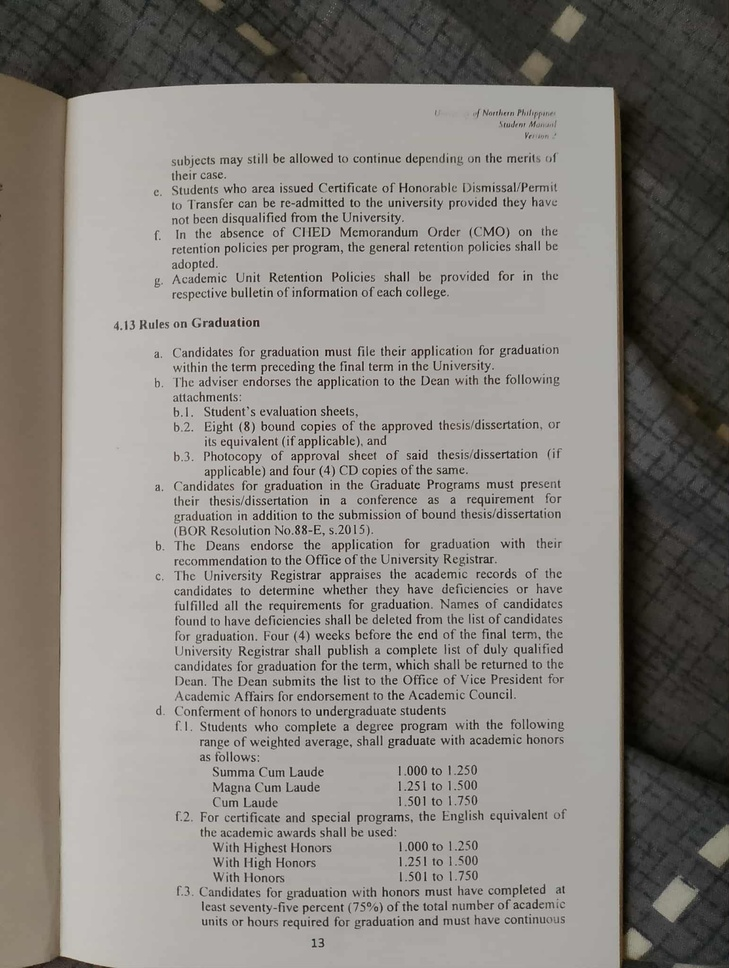
#> input picture data/page_01.jpg, 729 x 968 px, shrunk from 1542 x 2047 before the run, found by its file name
$ jupyter execute remove_footnote.ipynb
#> lines starting #> are read from the running program, lines starting #| are printed output that depends on the picture; after the words box and inside, x2 and y2 are one past the last pixel; in counts of white or black regions, pixels touching at a corner belong together
[cell 1]
import pytesseract
import cv2

image = cv2.imread("data/page_01.JPG")
#> image is the input picture: shape (968, 729, 3); mean B, G, R 127.9, 132.6, 136.8
im_h, im_w, im_d = image.shape
#> im_h = 968; im_w = 729; im_d = 3
base_image = image.copy()

gray = cv2.cvtColor(image, cv2.COLOR_BGR2GRAY)
blur = cv2.GaussianBlur(gray, (7,7), 0)
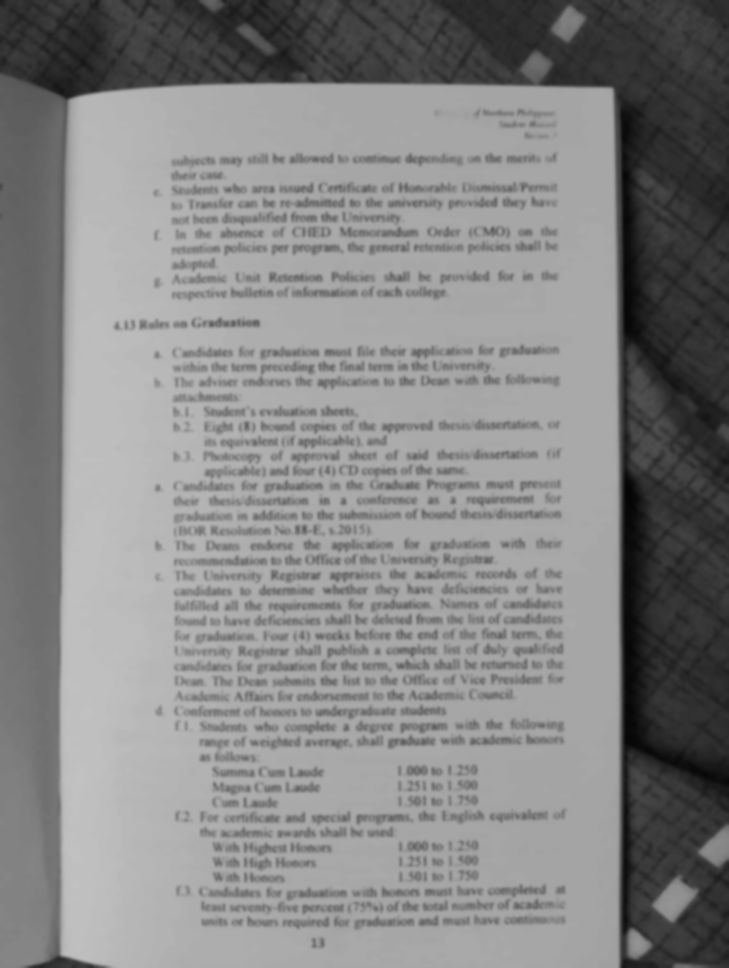
#> blur: shape (968, 729); min 4, max 193, mean 133.4
thresh = cv2.threshold(blur, 0, 255, cv2.THRESH_BINARY_INV + cv2.THRESH_OTSU)[1]
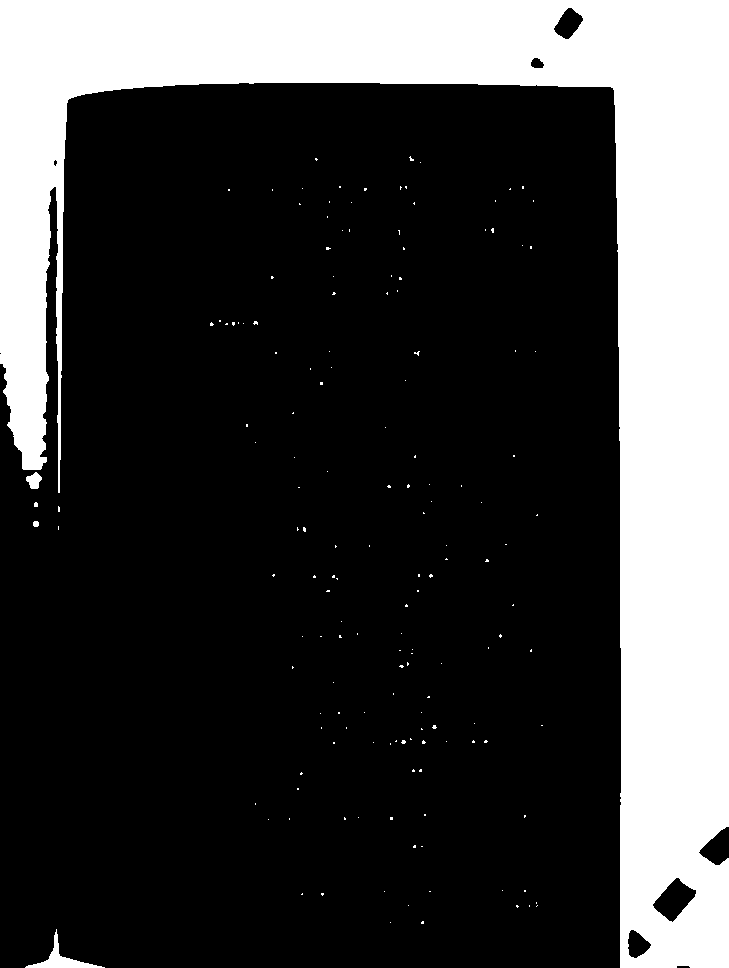
#> thresh: shape (968, 729); 25.3% white; 159 white regions (155 under 20 px), largest, box (x1, y1, x2, y2) and area: (0, 0, 729, 968) 176860, (25, 929, 105, 968) 651, (26, 472, 42, 489) 175, (33, 521, 39, 527) 32

kernal = cv2.getStructuringElement(cv2.MORPH_RECT, (3, 50))
dilate = cv2.dilate(thresh, kernal, iterations = 1)
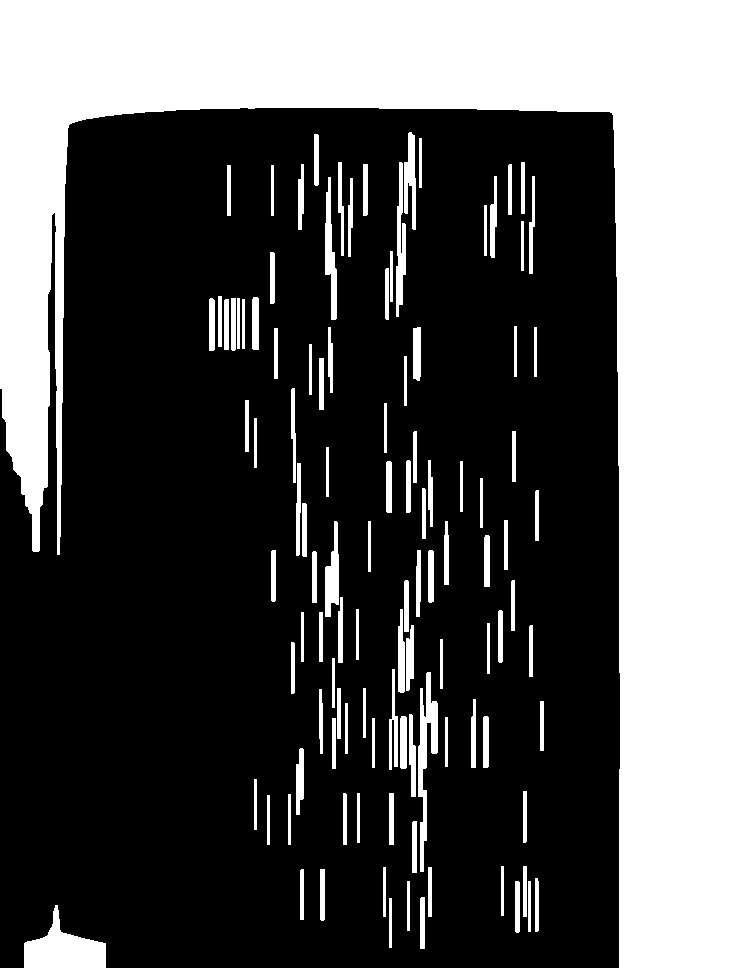
#> dilate: shape (968, 729); 32.7% white; 111 white regions

cnts = cv2.findContours(dilate, cv2.RETR_EXTERNAL, cv2.CHAIN_APPROX_SIMPLE)
#> cnts = 111 contours; largest, box (x1, y1, x2, y2) and area: (0, 0, 729, 968) 196068, (24, 905, 106, 968) 2568, (418, 672, 438, 872) 1370, (325, 177, 337, 320) 762, (396, 162, 406, 317) 750
cnts = cnts[0] if len(cnts) == 2 else cnts[1]
cnts = sorted(cnts, key=lambda x: cv2.boundingRect(x)[1])

for c in cnts:
    x,y,w,h = cv2.boundingRect(c)
    if h < 20 and w >250:
        roi = base_image[y:y+h, x:x+h]
        cv2.rectangle(image, (x,y), (x+w, y+h), (36, 255, 12), 2)
#> this loop made 111 passes
#> (x, y, w, h) on passes 1, 2, 3, 6, 7, 8, 9, 10, 13, 14, 15, 16: (0, 0, 729, 968), (404, 132, 12, 98), (314, 134, 5, 52), (396, 162, 10, 155), (338, 162, 6, 94), (508, 164, 4, 51), (363, 164, 5, 52), (298, 164, 6, 66), (529, 176, 6, 98), (490, 176, 7, 82), (325, 177, 12, 143), (348, 178, 5, 79)
#> (c, x, y, w, h) on passes 4, 5, 11, 12, 17, 18: ([[419, 138], [419, 187], [421, 187], [421, 138]], 419, 138, 3, 50), ([[521, 162], [521, 213], [524, 213], [524, 162]], 521, 162, 4, 52), ([[271, 165], [271, 215], [273, 215], [273, 165]], 271, 165, 3, 51), ([[227, 165], [227, 215], [230, 215], [230, 165]], 227, 165, 4, 51), ([[484, 205], [484, 255], [486, 255], [486, 205]], 484, 205, 3, 51), ([[521, 221], [521, 270], [523, 270], [523, 221]], 521, 221, 3, 50)

cv2.imwrite("temp/output.png", image)
#> Out = True
